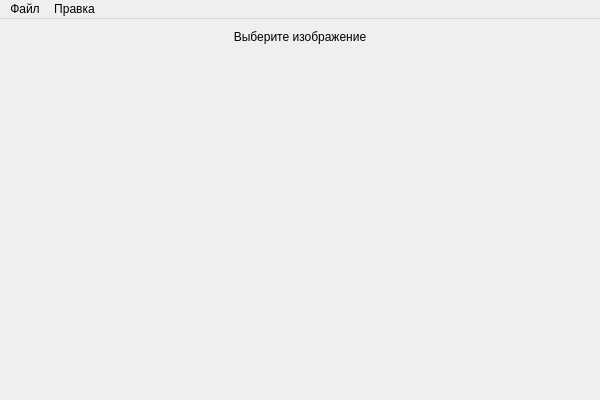
<?xml version="1.0" encoding="UTF-8"?>
<ui version="4.0">
 <class>JpegFilter</class>
 <widget class="QMainWindow" name="JpegFilter">
  <property name="geometry">
   <rect>
    <x>0</x>
    <y>0</y>
    <width>600</width>
    <height>400</height>
   </rect>
  </property>
  <property name="windowTitle">
   <string>Размытие по гаусу он-лайн</string>
  </property>
  <widget class="QWidget" name="centralWidget">
   <property name="sizePolicy">
    <sizepolicy hsizetype="Preferred" vsizetype="MinimumExpanding">
     <horstretch>0</horstretch>
     <verstretch>0</verstretch>
    </sizepolicy>
   </property>
   <layout class="QGridLayout" name="gridLayout">
    <item row="0" column="0" colspan="2">
     <widget class="QLabel" name="label_text">
      <property name="sizePolicy">
       <sizepolicy hsizetype="Preferred" vsizetype="Fixed">
        <horstretch>0</horstretch>
        <verstretch>0</verstretch>
       </sizepolicy>
      </property>
      <property name="text">
       <string>Выберите изображение</string>
      </property>
      <property name="alignment">
       <set>Qt::AlignHCenter|Qt::AlignTop</set>
      </property>
     </widget>
    </item>
    <item row="2" column="1">
     <widget class="QLabel" name="label_output_">
      <property name="text">
       <string/>
      </property>
     </widget>
    </item>
    <item row="1" column="0">
     <widget class="QLabel" name="label_input_">
      <property name="text">
       <string/>
      </property>
     </widget>
    </item>
   </layout>
  </widget>
  <widget class="QMenuBar" name="menu_bar_">
   <property name="geometry">
    <rect>
     <x>0</x>
     <y>0</y>
     <width>600</width>
     <height>25</height>
    </rect>
   </property>
   <widget class="QMenu" name="menu_">
    <property name="title">
     <string>Файл</string>
    </property>
    <addaction name="action_open"/>
    <addaction name="action_save"/>
    <addaction name="action_save_as"/>
    <addaction name="separator"/>
    <addaction name="action_exit"/>
   </widget>
   <widget class="QMenu" name="menu_edit">
    <property name="title">
     <string>Правка</string>
    </property>
    <addaction name="action_blur_image"/>
    <addaction name="action_settings"/>
   </widget>
   <addaction name="menu_"/>
   <addaction name="menu_edit"/>
  </widget>
  <action name="action_open">
   <property name="icon">
    <iconset theme="folder-open"/>
   </property>
   <property name="text">
    <string>Открыть</string>
   </property>
   <property name="iconVisibleInMenu">
    <bool>true</bool>
   </property>
  </action>
  <action name="action_save">
   <property name="enabled">
    <bool>false</bool>
   </property>
   <property name="icon">
    <iconset theme="document-save"/>
   </property>
   <property name="text">
    <string>Сохранить</string>
   </property>
   <property name="iconVisibleInMenu">
    <bool>true</bool>
   </property>
  </action>
  <action name="action_save_as">
   <property name="enabled">
    <bool>false</bool>
   </property>
   <property name="icon">
    <iconset theme="document-save-as"/>
   </property>
   <property name="text">
    <string>Сохранить как</string>
   </property>
   <property name="iconVisibleInMenu">
    <bool>true</bool>
   </property>
  </action>
  <action name="action_settings">
   <property name="icon">
    <iconset theme="preferences-desktop-wallpaper"/>
   </property>
   <property name="text">
    <string>Настройки размытия</string>
   </property>
   <property name="toolTip">
    <string>Параметры...</string>
   </property>
   <property name="iconVisibleInMenu">
    <bool>true</bool>
   </property>
  </action>
  <action name="action_exit">
   <property name="icon">
    <iconset theme="application-exit"/>
   </property>
   <property name="text">
    <string>Выход</string>
   </property>
   <property name="iconVisibleInMenu">
    <bool>true</bool>
   </property>
  </action>
  <action name="action_blur_image">
   <property name="enabled">
    <bool>false</bool>
   </property>
   <property name="icon">
    <iconset theme="media-playback-start"/>
   </property>
   <property name="text">
    <string>Размыть изображение</string>
   </property>
   <property name="iconVisibleInMenu">
    <bool>true</bool>
   </property>
  </action>
 </widget>
 <layoutdefault spacing="6" margin="11"/>
 <resources/>
 <connections>
  <connection>
   <sender>action_exit</sender>
   <signal>triggered()</signal>
   <receiver>JpegFilter</receiver>
   <slot>close()</slot>
   <hints>
    <hint type="sourcelabel">
     <x>-1</x>
     <y>-1</y>
    </hint>
    <hint type="destinationlabel">
     <x>294</x>
     <y>158</y>
    </hint>
   </hints>
  </connection>
 </connections>
</ui>
